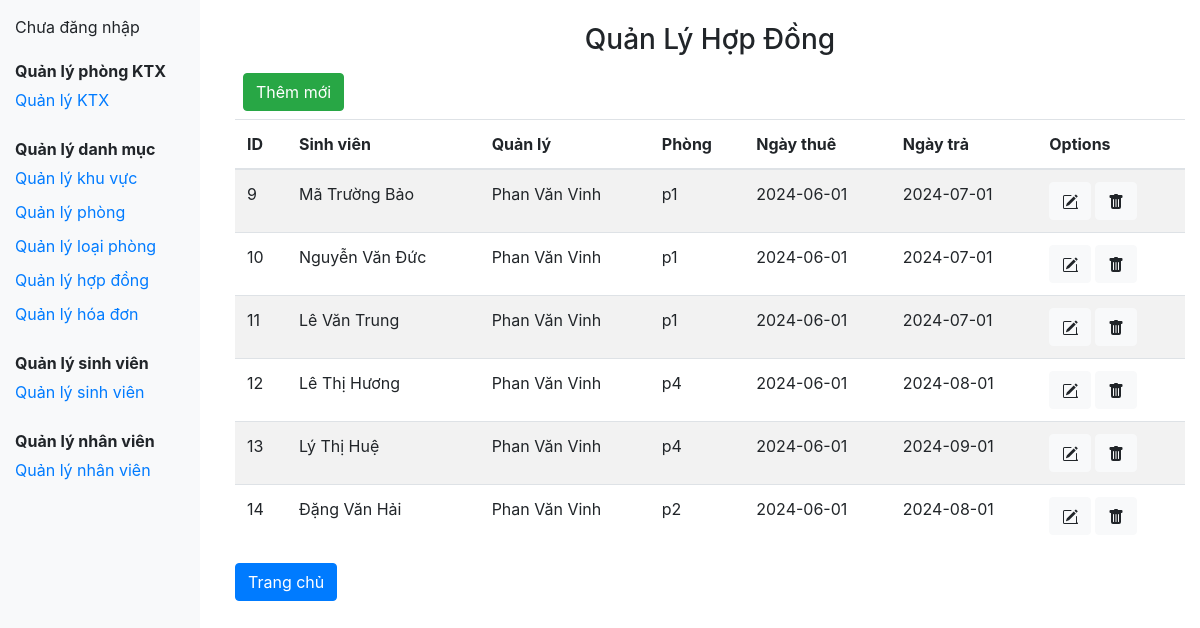
Page /QLKiTucXa/QLKiTucXa/trangQLHopDong.php on the committed database.
### tables this page shows
CREATE TABLE `hopdong` (
  `HopDongID` int(11) NOT NULL,
  `SinhVienID` int(11) DEFAULT NULL,
  `QuanLyID` int(11) DEFAULT NULL,
  `PhongID` int(11) DEFAULT NULL,
  `NgayThue` date DEFAULT NULL,
  `NgayTra` date DEFAULT NULL
);

CREATE TABLE `sinhvien` (
  `SinhVienID` int(11) NOT NULL,
  `HoTen` varchar(255) DEFAULT NULL,
  `GioiTinh` varchar(10) DEFAULT NULL,
  `NgaySinh` date DEFAULT NULL,
  `QueQuan` varchar(255) DEFAULT NULL,
  `DienThoai` varchar(20) DEFAULT NULL
);

CREATE TABLE `quanly` (
  `QuanLyID` int(11) NOT NULL,
  `HoTen` varchar(255) DEFAULT NULL,
  `GioiTinh` varchar(10) DEFAULT NULL,
  `NgaySinh` date DEFAULT NULL,
  `DienThoai` varchar(20) DEFAULT NULL
);

CREATE TABLE `phong` (
  `PhongID` int(11) NOT NULL,
  `TenPhong` varchar(50) DEFAULT NULL,
  `KhuVucID` int(11) DEFAULT NULL,
  `LoaiPhongID` int(11) DEFAULT NULL
);

### QLKiTucXa/QLKiTucXa/trangQLHopDong.php (the view, shortened to what this page needs)
<!DOCTYPE html>
<html lang="en">
<head>
    <link href="https://maxcdn.bootstrapcdn.com/bootstrap/4.5.2/css/bootstrap.min.css" rel="stylesheet">
</head>
<body>
<div class="sidebar">
<?php
if(isset($_SESSION['HoTen'])) {
    $tenNguoiDangNhap = $_SESSION['HoTen'];
    echo "Xin chào $tenNguoiDangNhap!";
} else {
    echo "Chưa đăng nhập";
}
?>
    <div class="menu-header">Quản lý phòng KTX</div>
    <a href="trangQLKiTucXa.php">Quản lý KTX</a>
    <div class="menu-header">Quản lý danh mục</div>
    <a href="trangQLKhuVuc.php" data-content="content-khu-vuc">Quản lý khu vực</a>
    <a href="trangQLPhong.php">Quản lý phòng</a>
    <a href="trangQLLoaiPhong.php">Quản lý loại phòng</a>
    <a href="trangQLHopDong.php">Quản lý hợp đồng</a>
    <a href="trangQLHoaDon.php">Quản lý hóa đơn</a>
    <div class="menu-header">Quản lý sinh viên</div>
    <a href="trangQLSinhVien.php">Quản lý sinh viên</a>
    <div class="menu-header">Quản lý nhân viên</div>
    <a href="trangQLQuanLy.php">Quản lý nhân viên</a>
</div>
<div class="main-content">
    <center><h3 class="mt-2">Quản Lý Hợp Đồng</h3></center>
    <button type="button" class="btn btn-success m-2 float-end" data-toggle="modal" data-target="#addModal">
        Thêm mới
    </button>
    <table class="table table-striped">
        <thead>
            <tr>
                <th>ID</th>
                <th>Sinh viên</th>
                <th>Quản lý</th>
                <th>Phòng</th>
                <th>Ngày thuê</th>
                <th>Ngày trả</th>
                <th>Options</th>
            </tr>
        </thead>
        <tbody>
            <?php
            include 'conn.php';
            $sql = "SELECT HopDong.*,
               SinhVien.HoTen AS SinhVienHoTen,
               QuanLy.HoTen AS QuanLyHoTen,
               Phong.TenPhong
                    FROM HopDong
                    INNER JOIN SinhVien ON HopDong.SinhVienID = SinhVien.SinhVienID
                    INNER JOIN QuanLy ON HopDong.QuanLyID = QuanLy.QuanLyID
                    INNER JOIN Phong ON HopDong.PhongID = Phong.PhongID";
            $stmt = $conn->prepare($sql);
            $stmt->execute();
            $result = $stmt->fetchAll(PDO::FETCH_ASSOC);
            if (count($result) > 0) {
                foreach ($result as $row) {
                    echo "<tr>";
                    echo "<td>{$row['HopDongID']}</td>";
                    echo "<td>{$row['SinhVienHoTen']}</td>";
                    echo "<td>{$row['QuanLyHoTen']}</td>";
                    echo "<td>{$row['TenPhong']}</td>";
                    echo "<td>{$row['NgayThue']}</td>";
                    echo "<td>{$row['NgayTra']}</td>";
                    echo "<td>";
                    echo "<button type='button' class='btn btn-light mr-1' data-toggle='modal' data-target='#editModal' onclick='editClick(" . json_encode($row) . ")'>";
                    echo "</button>";
                    echo "<button type='button' class='btn btn-light mr-1' onclick='deleteHopDong({$row['HopDongID']})'>";
                    echo "</button>";
                    echo "</td>";
                    echo "</tr>";
                }
            } else {
                echo "<tr><td colspan='7' class='text-center'>Không có dữ liệu</td></tr>";
            }
            ?>
        </tbody>
    </table>
    <a href="trangQLKiTucXa.php" class="btn btn-primary">Trang chủ</a>
</body>
</html>
</body>
</html>

### QLKiTucXa/QLKiTucXa/trangQLHopDong.php (style rules this page uses)
body { display: flex; }
.sidebar { width: 200px; background: #f8f9fa; padding: 15px; height: 100vh; position: fixed; top: 0; left: 0; }
.main-content { margin-left: 220px; padding: 15px; width: calc(100% - 220px); }
.menu-header { font-weight: bold; margin-top: 20px; }
.sidebar a { display: block; padding: 5px 0; color: #007bff; text-decoration: none; }

### rows in the picture
hopdong: HopDongID "9", SinhVienID.HoTen "Mã Trường Bảo", QuanLyID.HoTen "Phan Văn Vinh", PhongID.TenPhong "p1", NgayThue "2024-06-01", NgayTra "2024-07-01"
hopdong: HopDongID "10", SinhVienID.HoTen "Nguyễn Văn Đức", QuanLyID.HoTen "Phan Văn Vinh", PhongID.TenPhong "p1", NgayThue "2024-06-01", NgayTra "2024-07-01"
hopdong: HopDongID "11", SinhVienID.HoTen "Lê Văn Trung", QuanLyID.HoTen "Phan Văn Vinh", PhongID.TenPhong "p1", NgayThue "2024-06-01", NgayTra "2024-07-01"
hopdong: HopDongID "12", SinhVienID.HoTen "Lê Thị Hương", QuanLyID.HoTen "Phan Văn Vinh", PhongID.TenPhong "p4", NgayThue "2024-06-01", NgayTra "2024-08-01"
hopdong: HopDongID "13", SinhVienID.HoTen "Lý Thị Huệ", QuanLyID.HoTen "Phan Văn Vinh", PhongID.TenPhong "p4", NgayThue "2024-06-01", NgayTra "2024-09-01"
hopdong: HopDongID "14", SinhVienID.HoTen "Đặng Văn Hải", QuanLyID.HoTen "Phan Văn Vinh", PhongID.TenPhong "p2", NgayThue "2024-06-01", NgayTra "2024-08-01"
